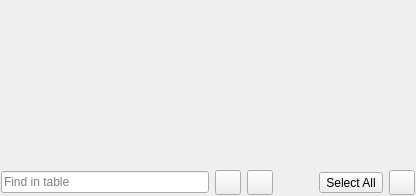
        <widget class="QWidget" name="scrollAreaDisplayContents">
         <property name="geometry">
          <rect>
           <x>0</x>
           <y>0</y>
           <width>416</width>
           <height>196</height>
          </rect>
         </property>
         <layout class="QVBoxLayout" name="verticalLayout_2">
          <property name="spacing">
           <number>0</number>
          </property>
          <property name="leftMargin">
           <number>0</number>
          </property>
          <property name="topMargin">
           <number>0</number>
          </property>
          <property name="rightMargin">
           <number>0</number>
          </property>
          <property name="bottomMargin">
           <number>0</number>
          </property>
          <item>
           <widget class="QWidget" name="tableTitleWidget" native="true">
            <property name="sizePolicy">
             <sizepolicy hsizetype="Preferred" vsizetype="Fixed">
              <horstretch>0</horstretch>
              <verstretch>0</verstretch>
             </sizepolicy>
            </property>
            <layout class="QHBoxLayout" name="tableTitleLayout">
             <property name="spacing">
              <number>0</number>
             </property>
             <property name="leftMargin">
              <number>0</number>
             </property>
             <property name="topMargin">
              <number>0</number>
             </property>
             <property name="rightMargin">
              <number>0</number>
             </property>
             <property name="bottomMargin">
              <number>0</number>
             </property>
             <item>
              <widget class="QLabel" name="tableTitle">
               <property name="text">
                <string/>
               </property>
               <property name="margin">
                <number>5</number>
               </property>
              </widget>
             </item>
             <item>
              <widget class="QLabel" name="tableStatus">
               <property name="layoutDirection">
                <enum>Qt::LeftToRight</enum>
               </property>
               <property name="text">
                <string/>
               </property>
               <property name="alignment">
                <set>Qt::AlignRight|Qt::AlignTrailing|Qt::AlignVCenter</set>
               </property>
               <property name="margin">
                <number>5</number>
               </property>
              </widget>
             </item>
            </layout>
           </widget>
          </item>
          <item>
           <widget class="QStackedWidget" name="tableViewWidget">
            <property name="currentIndex">
             <number>0</number>
            </property>
            <widget class="QWidget" name="treeViewPage"/>
            <widget class="QWidget" name="listViewPage"/>
           </widget>
          </item>
          <item>
           <widget class="QWidget" name="tableSearchWidget" native="true">
            <property name="sizePolicy">
             <sizepolicy hsizetype="Preferred" vsizetype="Fixed">
              <horstretch>0</horstretch>
              <verstretch>0</verstretch>
             </sizepolicy>
            </property>
            <layout class="QHBoxLayout" name="tableSearchLayout">
             <property name="spacing">
              <number>6</number>
             </property>
             <property name="leftMargin">
              <number>1</number>
             </property>
             <property name="topMargin">
              <number>1</number>
             </property>
             <property name="rightMargin">
              <number>1</number>
             </property>
             <property name="bottomMargin">
              <number>1</number>
             </property>
             <item>
              <widget class="QLineEdit" name="lineFind">
               <property name="sizePolicy">
                <sizepolicy hsizetype="Expanding" vsizetype="Fixed">
                 <horstretch>1</horstretch>
                 <verstretch>0</verstretch>
                </sizepolicy>
               </property>
               <property name="minimumSize">
                <size>
                 <width>0</width>
                 <height>0</height>
                </size>
               </property>
               <property name="maximumSize">
                <size>
                 <width>300</width>
                 <height>16777215</height>
                </size>
               </property>
               <property name="toolTip">
                <string>Search For Phrase</string>
               </property>
               <property name="statusTip">
                <string>Search for phrase in table</string>
               </property>
               <property name="placeholderText">
                <string>Find in table</string>
               </property>
              </widget>
             </item>
             <item>
              <widget class="QToolButton" name="toolPreviousResult">
               <property name="toolTip">
                <string>Go To Previous Result</string>
               </property>
               <property name="statusTip">
                <string>Go to the previous search result</string>
               </property>
               <property name="text">
                <string/>
               </property>
               <property name="iconSize">
                <size>
                 <width>18</width>
                 <height>18</height>
                </size>
               </property>
              </widget>
             </item>
             <item>
              <widget class="QToolButton" name="toolNextResult">
               <property name="toolTip">
                <string>Go To Next Result</string>
               </property>
               <property name="statusTip">
                <string>Go to the next search result</string>
               </property>
               <property name="text">
                <string/>
               </property>
               <property name="iconSize">
                <size>
                 <width>18</width>
                 <height>18</height>
                </size>
               </property>
              </widget>
             </item>
             <item>
              <spacer name="horizontalSpacer">
               <property name="orientation">
                <enum>Qt::Horizontal</enum>
               </property>
               <property name="sizeHint" stdset="0">
                <size>
                 <width>40</width>
                 <height>20</height>
                </size>
               </property>
              </spacer>
             </item>
             <item>
              <widget class="QToolButton" name="toolSelectAll">
               <property name="toolTip">
                <string>Select All Search Results</string>
               </property>
               <property name="statusTip">
                <string>Select all search results</string>
               </property>
               <property name="text">
                <string>Select All</string>
               </property>
               <property name="iconSize">
                <size>
                 <width>18</width>
                 <height>18</height>
                </size>
               </property>
               <property name="checkable">
                <bool>false</bool>
               </property>
               <property name="toolButtonStyle">
                <enum>Qt::ToolButtonTextBesideIcon</enum>
               </property>
              </widget>
             </item>
             <item>
              <widget class="QToolButton" name="toolHideSearch">
               <property name="toolTip">
                <string>Close Find Bar</string>
               </property>
               <property name="statusTip">
                <string>Close the find bar</string>
               </property>
               <property name="text">
                <string/>
               </property>
               <property name="iconSize">
                <size>
                 <width>18</width>
                 <height>18</height>
                </size>
               </property>
              </widget>
             </item>
            </layout>
           </widget>
          </item>
         </layout>
        </widget>
